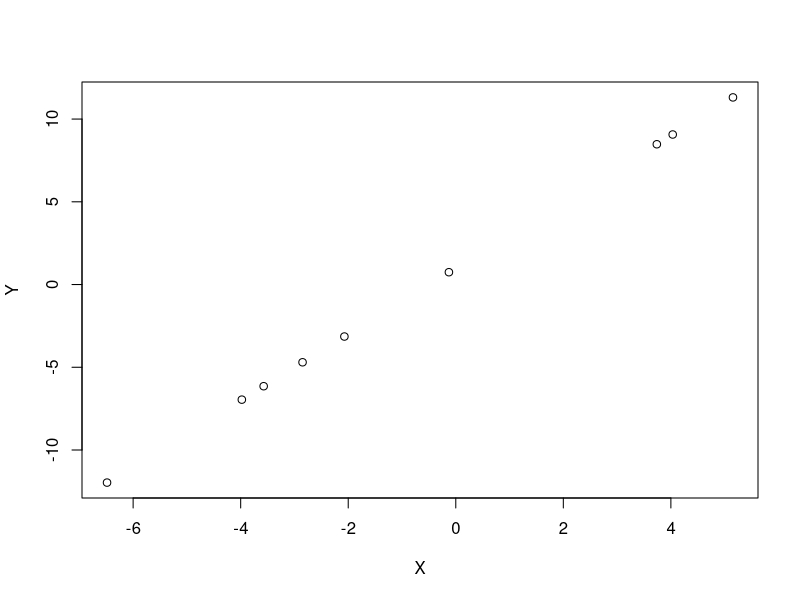
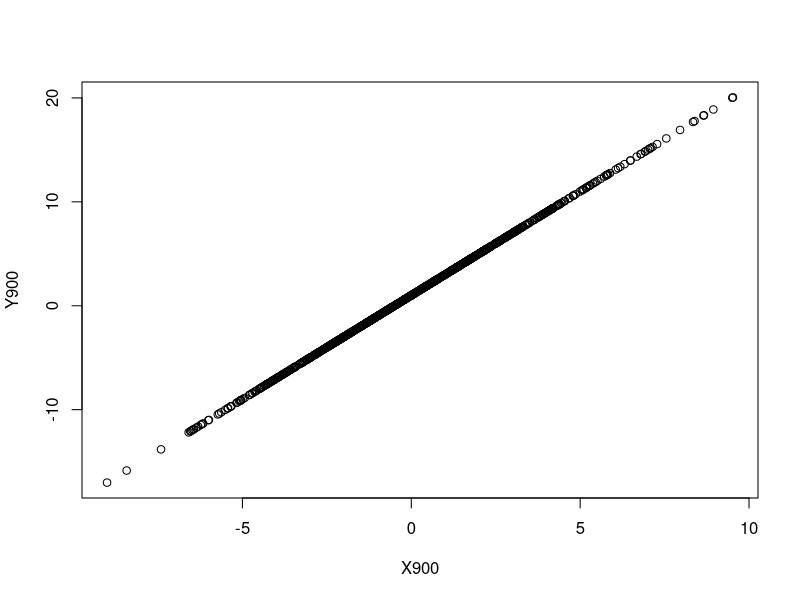
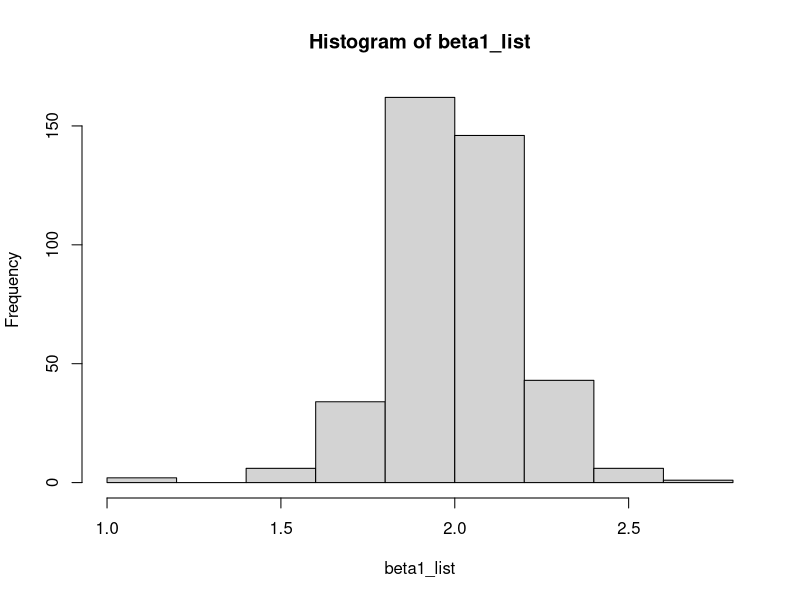
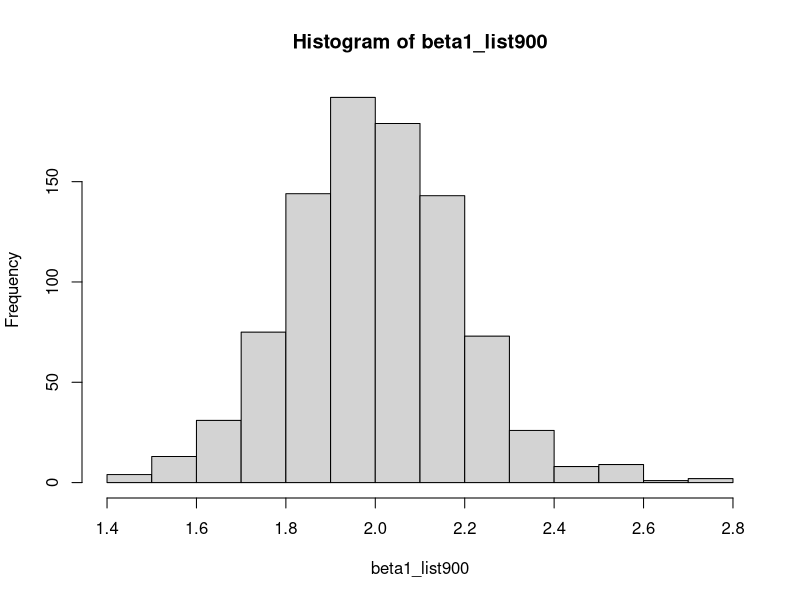

Recreate these plots in R, in order.
## ---- chunk 1
#1a

sample <- rnorm(10, mean =0 , sd =1)
mean(sample)
## ---- chunk 2

sample400 = rnorm(400, mean =0 , sd =1)
mean(sample400)

sample10000 = rnorm(10000, mean =0 , sd =1)
mean(sample10000)
## ---- chunk 3

#create a matrix to hold generated samples, each row is a new sample
#10 columns because you're generating 10 datapoints (n = 10)
#average each row to get sample means
matrix_holding_samples <- matrix(rnorm(900, mean = 0, sd = 1), nrow = 900, ncol = 10, byrow = TRUE)

#calculate the sample means by summing the values of each row, then dividing by sample size
sample_means <- rowSums(matrix_holding_samples)/10

#sample variance of sample averages
var(sample_means)

#variance of distribution
var(sample10000)

#ratio of sample variance of sample averages : variance of my distribution
var(sample_means)/var(sample10000)
## ---- chunk 4
#n = 400

#create a matrix to hold generated samples, each row is a new sample
#10 columns because you're generating 10 datapoints (n = 10)
#average each row to get sample means
matrix_holding_samples400 <- matrix(rnorm(900, mean = 0, sd = 1), nrow = 900, ncol = 400, byrow = TRUE)

#calculate the sample means by summing the values of each row, then dividing by sample size
sample_means400 <- rowSums(matrix_holding_samples)/400

#sample variance of sample averages
var(sample_means400)

#variance of distribution
var(sample10000)

#ratio of sample variance of sample averages : variance of my distribution
var(sample_means400)/var(sample10000)

#n = 10,000




#create a matrix to hold generated samples, each row is a new sample
#10 columns because you're generating 10 datapoints (n = 10)
#average each row to get sample means
matrix_holding_samples10k <- matrix(rnorm(900, mean = 0, sd = 1), nrow = 900, ncol = 10000, byrow = TRUE)

#calculate the sample means by summing the values of each row, then dividing by sample size
sample_means10k <- rowSums(matrix_holding_samples)/10000

#sample variance of sample averages
var(sample_means10k)

#variance of distribution
var(sample10000)

#ratio of sample variance of sample averages : variance of my distribution
var(sample_means10k)/var(sample10000)
## ---- chunk 5
#ancillary
X <- rnorm(9, mean = 0, sd = 3)

#outcome w/ conditional expectation
Y <- 1 + 2*X

plot(X,Y)
## ---- chunk 6
#create a linear model for Beta hat
linear_model <- lm(Y ~ X)

summary(linear_model)
## ---- chunk 7
X900 <- rnorm(900, mean =0, sd = 3)
Y900 <- 1 + 2*X900

plot(X900, Y900)

linear_model_900 <- lm(Y900 ~ X900)

summary(linear_model_900)
## ---- chunk 8

matrix_X <- matrix(rnorm(10*400, mean =0, sd = 1), nrow =400, ncol = 9)

epsilon = matrix(rnorm(10*400, mean =0, sd =0.5), nrow = 400, ncol = 9)

matrix_Y <- 1 + 2*matrix_X + epsilon


#create am empty list to use later
beta1_list = NULL

#iterate thru matrix, then generate beta 1 coefficient for the given index and save to list to plot later
for(i in 1:400){
  beta1_list <- c(beta1_list, lm(matrix_Y[i,] ~ matrix_X[i,])$coefficients[2])
}


hist(beta1_list)

## ---- chunk 9

matrix_X900 <- matrix(rnorm(10*900, mean =0, sd = 1), nrow =900, ncol = 9)
epsilon900 <- matrix(rnorm(10*900, mean =0, sd =0.5), nrow = 900, ncol = 9)
matrix_Y900 <- 1 + 2*matrix_X900 + epsilon900

#create am empty list to use later
beta1_list900 = NULL

#iterate thru matrix, then generate beta 1 coefficient for the given index and save to list to plot later
for(i in 1:900){
  beta1_list900 <- c(beta1_list900, lm(matrix_Y900[i,] ~ matrix_X900[i,])$coefficients[2])
}


hist(beta1_list900)

